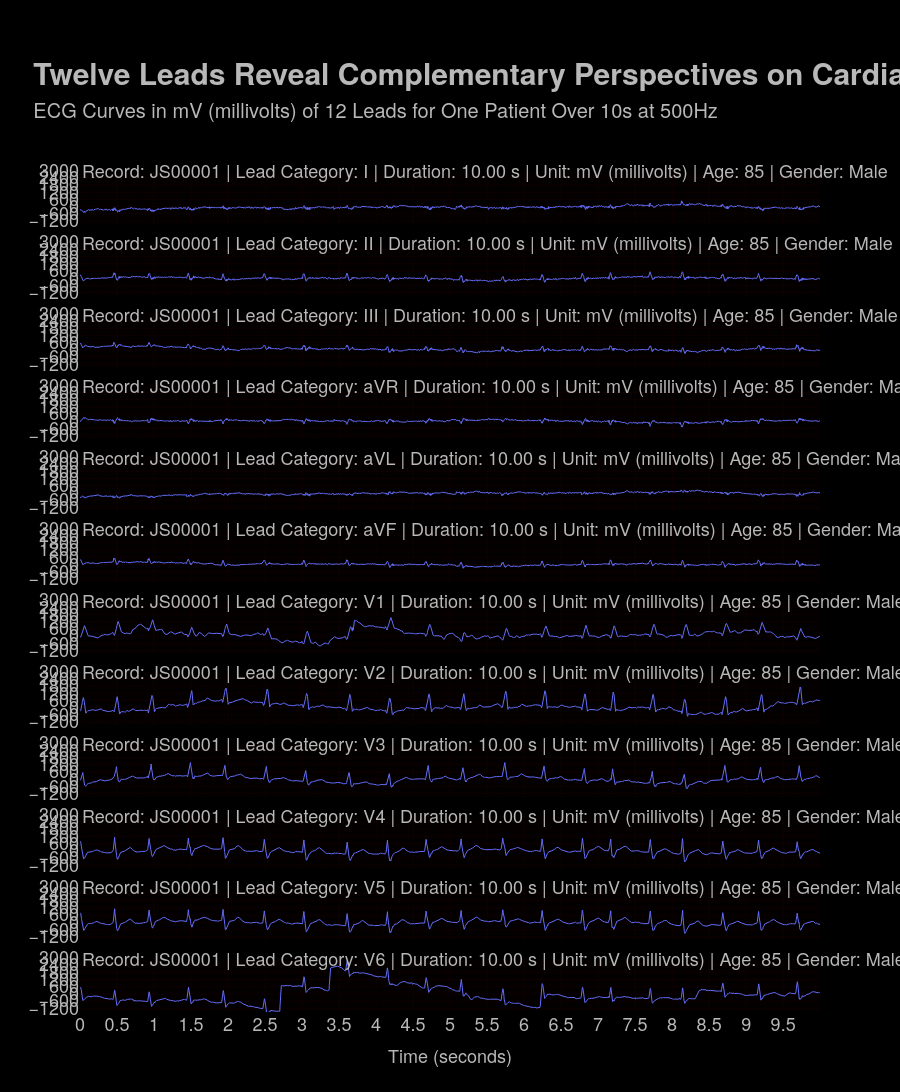

Notebook cell for this chart:
### Code cell
# CELL GUIDE:
# Purpose: Plot all 12 ECG leads for the same patient using the established visual style.
# Workflow:
# 1. Plot all 12 ECG leads for the same patient using the established visual style.
# 2. sample_idx = 0
# 3. lead_indices = list(range(12))
# 4. lead_name_map = {
# 5. }
# 6. sampling_rate_hz = 500

# Plot all 12 ECG leads for the same patient using the established visual style.
sample_idx = 0
lead_indices = list(range(12))
lead_name_map = {
    0: "I", 1: "II", 2: "III", 3: "aVR", 4: "aVL", 5: "aVF",
    6: "V1", 7: "V2", 8: "V3", 9: "V4", 10: "V5", 11: "V6",
}
sampling_rate_hz = 500
signal_unit = "mV"

if "graph_formatting" not in globals():
    graph_formatting = {
        "font_family": "Helvetica Neue",
        "font_size_base": 16,
        "font_size_axis": 12,
        "font_size_subtitle": 16,
        "color_text": "#b8b8b8",
        "color_title": "white",
        "color_grid": "#4a0000",
        "color_background": "#000000",
        "color_line": "#636EFA",
        "margin_top": 170,
        "margin_right": 80,
        "margin_bottom": 80,
        "margin_left": 80,
    }

text_gray = graph_formatting["color_text"]
grid_red = graph_formatting["color_grid"]
minor_red = "#2a0000"
bg_black = graph_formatting["color_background"]

meta_row = ecg_data["metadata"].iloc[sample_idx]
hea_path = (root_dir / Path(meta_row["relative_path"]).with_suffix(".hea"))
age, sex = get_age_sex(hea_path)

n_samples = ecg_data["signals"].shape[2]
time_seconds = np.arange(n_samples) / sampling_rate_hz
fig_leads = make_subplots(rows=len(lead_indices), cols=1, shared_xaxes=True, vertical_spacing=0.02)

for row_idx, lead_idx in enumerate(lead_indices, start=1):
    signal = ecg_data["signals"][sample_idx, lead_idx, :]
    duration_seconds = meta_row["n_samples"] / sampling_rate_hz
    lead_label = lead_name_map.get(lead_idx, f"Lead {lead_idx + 1}")

    subtitle = (
        f"Record: {meta_row['record_id']} | Lead Category: {lead_label} | Duration: {duration_seconds:.2f} s | "
        f"Unit: {signal_unit} (millivolts) | Age: {age} | Gender: {sex}"
    )

    fig_leads.add_trace(
        go.Scatter(
            x=time_seconds,
            y=signal,
            mode="lines",
            line=dict(width=1.0, color=SERIES_COLORS["default"]),
            hovertemplate="Time: %{x:.3f} s<br>Signal Strength: %{y:.2f} mV<extra></extra>",
            showlegend=False,
        ),
        row=row_idx,
        col=1,
    )

# NOTE: Configure y-axis semantics and formatting for accurate interpretation.
    fig_leads.update_yaxes(
        title_font=dict(family=graph_formatting["font_family"], size=graph_formatting["font_size_axis"], color=text_gray),
        tickfont=dict(family=graph_formatting["font_family"], size=graph_formatting["font_size_axis"], color=text_gray),
        range=[-1505, 3050],
        showgrid=True,
        gridcolor=grid_red,
        gridwidth=0.2,
        dtick=600,
        minor=dict(showgrid=True, gridcolor=minor_red, gridwidth=0.1, dtick=100),
        zeroline=False,
        row=row_idx,
        col=1,
    )

    fig_leads.add_annotation(
        x=0,
        y=1.12,
        yshift=8,
        xref="x domain",
        yref="y domain",
        text=subtitle,
        showarrow=False,
        xanchor="left",
        align="left",
        font=dict(family=graph_formatting["font_family"], size=graph_formatting["font_size_subtitle"], color=text_gray),
        row=row_idx,
        col=1,
    )

# NOTE: Configure x-axis semantics and formatting for accurate interpretation.
fig_leads.update_xaxes(
    tickfont=dict(family=graph_formatting["font_family"], size=graph_formatting["font_size_axis"], color=text_gray),
    showgrid=True,
    gridcolor=grid_red,
    gridwidth=0.2,
    dtick=0.5,
    minor=dict(showgrid=True, gridcolor=minor_red, gridwidth=0.1, dtick=0.05),
    zeroline=False,
)
# NOTE: Configure x-axis semantics and formatting for accurate interpretation.
fig_leads.update_xaxes(
    title_text="Time (seconds)",
    title_font=dict(family=graph_formatting["font_family"], size=graph_formatting["font_size_axis"], color=text_gray),
    row=len(lead_indices),
    col=1,
)

# NOTE: Apply global styling (title, typography, spacing, colors) for readability consistency.
fig_leads.update_layout(
    title=dict(
        text=(
            "<span style='font-size:30px;font-weight:bold;'>    Twelve Leads Reveal Complementary Perspectives on Cardiac Activity</span>"
            "<br><span style='font-size:20px;font-weight: normal;'>      ECG Curves in mV (millivolts) of 12 Leads for One Patient Over 10s at 500Hz<br>          </span>"
        ),
        x=0,
        xanchor="left",
        pad=dict(t=200),
    ),
    paper_bgcolor=bg_black,
    plot_bgcolor=bg_black,
    font=dict(family=graph_formatting["font_family"], size=graph_formatting["font_size_base"], color=text_gray),
    margin=dict(
        t=graph_formatting["margin_top"],
        r=graph_formatting["margin_right"],
        b=graph_formatting["margin_bottom"],
        l=graph_formatting["margin_left"],
    ),
    hovermode="x unified",
    height=max(1600, 250 * len(lead_indices)),
)

fig_leads.show()

### Figure 1 — Plotly figure (JSON) as saved in the notebook; plotly's stock layout.template omitted (floating-point values rounded to 4 significant figures; data arrays with more than 128 entries replaced by an {"elided": "..."} marker saying what was removed)
{"data": [{"hovertemplate": "Time: %{x:.3f} s<br>Signal Strength: %{y:.2f} mV<extra></extra>", "line": {"color": "#636EFA", "width": 1}, "mode": "lines", "showlegend": false, "type": "scatter", "x": {"elided": "5000 float values"}, "xaxis": "x", "y": {"elided": "5000 int values"}, "yaxis": "y"}, {"hovertemplate": "Time: %{x:.3f} s<br>Signal Strength: %{y:.2f} mV<extra></extra>", "line": {"color": "#636EFA", "width": 1}, "mode": "lines", "showlegend": false, "type": "scatter", "x": {"elided": "5000 float values"}, "xaxis": "x2", "y": {"elided": "5000 int values"}, "yaxis": "y2"}, {"hovertemplate": "Time: %{x:.3f} s<br>Signal Strength: %{y:.2f} mV<extra></extra>", "line": {"color": "#636EFA", "width": 1}, "mode": "lines", "showlegend": false, "type": "scatter", "x": {"elided": "5000 float values"}, "xaxis": "x3", "y": {"elided": "5000 int values"}, "yaxis": "y3"}, {"hovertemplate": "Time: %{x:.3f} s<br>Signal Strength: %{y:.2f} mV<extra></extra>", "line": {"color": "#636EFA", "width": 1}, "mode": "lines", "showlegend": false, "type": "scatter", "x": {"elided": "5000 float values"}, "xaxis": "x4", "y": {"elided": "5000 int values"}, "yaxis": "y4"}, {"hovertemplate": "Time: %{x:.3f} s<br>Signal Strength: %{y:.2f} mV<extra></extra>", "line": {"color": "#636EFA", "width": 1}, "mode": "lines", "showlegend": false, "type": "scatter", "x": {"elided": "5000 float values"}, "xaxis": "x5", "y": {"elided": "5000 int values"}, "yaxis": "y5"}, {"hovertemplate": "Time: %{x:.3f} s<br>Signal Strength: %{y:.2f} mV<extra></extra>", "line": {"color": "#636EFA", "width": 1}, "mode": "lines", "showlegend": false, "type": "scatter", "x": {"elided": "5000 float values"}, "xaxis": "x6", "y": {"elided": "5000 int values"}, "yaxis": "y6"}, {"hovertemplate": "Time: %{x:.3f} s<br>Signal Strength: %{y:.2f} mV<extra></extra>", "line": {"color": "#636EFA", "width": 1}, "mode": "lines", "showlegend": false, "type": "scatter", "x": {"elided": "5000 float values"}, "xaxis": "x7", "y": {"elided": "5000 int values"}, "yaxis": "y7"}, {"hovertemplate": "Time: %{x:.3f} s<br>Signal Strength: %{y:.2f} mV<extra></extra>", "line": {"color": "#636EFA", "width": 1}, "mode": "lines", "showlegend": false, "type": "scatter", "x": {"elided": "5000 float values"}, "xaxis": "x8", "y": {"elided": "5000 int values"}, "yaxis": "y8"}, {"hovertemplate": "Time: %{x:.3f} s<br>Signal Strength: %{y:.2f} mV<extra></extra>", "line": {"color": "#636EFA", "width": 1}, "mode": "lines", "showlegend": false, "type": "scatter", "x": {"elided": "5000 float values"}, "xaxis": "x9", "y": {"elided": "5000 int values"}, "yaxis": "y9"}, {"hovertemplate": "Time: %{x:.3f} s<br>Signal Strength: %{y:.2f} mV<extra></extra>", "line": {"color": "#636EFA", "width": 1}, "mode": "lines", "showlegend": false, "type": "scatter", "x": {"elided": "5000 float values"}, "xaxis": "x10", "y": {"elided": "5000 int values"}, "yaxis": "y10"}, {"hovertemplate": "Time: %{x:.3f} s<br>Signal Strength: %{y:.2f} mV<extra></extra>", "line": {"color": "#636EFA", "width": 1}, "mode": "lines", "showlegend": false, "type": "scatter", "x": {"elided": "5000 float values"}, "xaxis": "x11", "y": {"elided": "5000 int values"}, "yaxis": "y11"}, {"hovertemplate": "Time: %{x:.3f} s<br>Signal Strength: %{y:.2f} mV<extra></extra>", "line": {"color": "#636EFA", "width": 1}, "mode": "lines", "showlegend": false, "type": "scatter", "x": {"elided": "5000 float values"}, "xaxis": "x12", "y": {"elided": "5000 int values"}, "yaxis": "y12"}], "layout": {"annotations": [{"align": "left", "font": {"color": "#b8b8b8", "family": "Helvetica Neue", "size": 18}, "showarrow": false, "text": "Record: JS00001 | Lead Category: I | Duration: 10.00 s | Unit: mV (millivolts) | Age: 85 | Gender: Male", "x": 0, "xanchor": "left", "xref": "x domain", "y": 1.12, "yref": "y domain", "yshift": 8}, {"align": "left", "font": {"color": "#b8b8b8", "family": "Helvetica Neue", "size": 18}, "showarrow": false, "text": "Record: JS00001 | Lead Category: II | Duration: 10.00 s | Unit: mV (millivolts) | Age: 85 | Gender: Male", "x": 0, "xanchor": "left", "xref": "x2 domain", "y": 1.12, "yref": "y2 domain", "yshift": 8}, {"align": "left", "font": {"color": "#b8b8b8", "family": "Helvetica Neue", "size": 18}, "showarrow": false, "text": "Record: JS00001 | Lead Category: III | Duration: 10.00 s | Unit: mV (millivolts) | Age: 85 | Gender: Male", "x": 0, "xanchor": "left", "xref": "x3 domain", "y": 1.12, "yref": "y3 domain", "yshift": 8}, {"align": "left", "font": {"color": "#b8b8b8", "family": "Helvetica Neue", "size": 18}, "showarrow": false, "text": "Record: JS00001 | Lead Category: aVR | Duration: 10.00 s | Unit: mV (millivolts) | Age: 85 | Gender: Male", "x": 0, "xanchor": "left", "xref": "x4 domain", "y": 1.12, "yref": "y4 domain", "yshift": 8}, {"align": "left", "font": {"color": "#b8b8b8", "family": "Helvetica Neue", "size": 18}, "showarrow": false, "text": "Record: JS00001 | Lead Category: aVL | Duration: 10.00 s | Unit: mV (millivolts) | Age: 85 | Gender: Male", "x": 0, "xanchor": "left", "xref": "x5 domain", "y": 1.12, "yref": "y5 domain", "yshift": 8}, {"align": "left", "font": {"color": "#b8b8b8", "family": "Helvetica Neue", "size": 18}, "showarrow": false, "text": "Record: JS00001 | Lead Category: aVF | Duration: 10.00 s | Unit: mV (millivolts) | Age: 85 | Gender: Male", "x": 0, "xanchor": "left", "xref": "x6 domain", "y": 1.12, "yref": "y6 domain", "yshift": 8}, {"align": "left", "font": {"color": "#b8b8b8", "family": "Helvetica Neue", "size": 18}, "showarrow": false, "text": "Record: JS00001 | Lead Category: V1 | Duration: 10.00 s | Unit: mV (millivolts) | Age: 85 | Gender: Male", "x": 0, "xanchor": "left", "xref": "x7 domain", "y": 1.12, "yref": "y7 domain", "yshift": 8}, {"align": "left", "font": {"color": "#b8b8b8", "family": "Helvetica Neue", "size": 18}, "showarrow": false, "text": "Record: JS00001 | Lead Category: V2 | Duration: 10.00 s | Unit: mV (millivolts) | Age: 85 | Gender: Male", "x": 0, "xanchor": "left", "xref": "x8 domain", "y": 1.12, "yref": "y8 domain", "yshift": 8}, {"align": "left", "font": {"color": "#b8b8b8", "family": "Helvetica Neue", "size": 18}, "showarrow": false, "text": "Record: JS00001 | Lead Category: V3 | Duration: 10.00 s | Unit: mV (millivolts) | Age: 85 | Gender: Male", "x": 0, "xanchor": "left", "xref": "x9 domain", "y": 1.12, "yref": "y9 domain", "yshift": 8}, {"align": "left", "font": {"color": "#b8b8b8", "family": "Helvetica Neue", "size": 18}, "showarrow": false, "text": "Record: JS00001 | Lead Category: V4 | Duration: 10.00 s | Unit: mV (millivolts) | Age: 85 | Gender: Male", "x": 0, "xanchor": "left", "xref": "x10 domain", "y": 1.12, "yref": "y10 domain", "yshift": 8}, {"align": "left", "font": {"color": "#b8b8b8", "family": "Helvetica Neue", "size": 18}, "showarrow": false, "text": "Record: JS00001 | Lead Category: V5 | Duration: 10.00 s | Unit: mV (millivolts) | Age: 85 | Gender: Male", "x": 0, "xanchor": "left", "xref": "x11 domain", "y": 1.12, "yref": "y11 domain", "yshift": 8}, {"align": "left", "font": {"color": "#b8b8b8", "family": "Helvetica Neue", "size": 18}, "showarrow": false, "text": "Record: JS00001 | Lead Category: V6 | Duration: 10.00 s | Unit: mV (millivolts) | Age: 85 | Gender: Male", "x": 0, "xanchor": "left", "xref": "x12 domain", "y": 1.12, "yref": "y12 domain", "yshift": 8}], "font": {"color": "#b8b8b8", "family": "Helvetica Neue", "size": 18}, "height": 3000, "hovermode": "x unified", "margin": {"b": 80, "l": 80, "r": 80, "t": 170}, "paper_bgcolor": "#000000", "plot_bgcolor": "#000000", "title": {"pad": {"t": 200}, "text": "<span style='font-size:30px;font-weight:bold;'>    Twelve Leads Reveal Complementary Perspectives on Cardiac Activity</span><br><span style='font-size:20px;font-weight: normal;'>      ECG Curves in mV (millivolts) of 12 Leads for One Patient Over 10s at 500Hz<br>          </span>", "x": 0, "xanchor": "left"}, "xaxis": {"anchor": "y", "domain": [0, 1], "dtick": 0.5, "gridcolor": "#4a0000", "gridwidth": 0.2, "matches": "x12", "minor": {"dtick": 0.05, "gridcolor": "#2a0000", "gridwidth": 0.1, "showgrid": true}, "showgrid": true, "showticklabels": false, "tickfont": {"color": "#b8b8b8", "family": "Helvetica Neue", "size": 18}, "zeroline": false}, "xaxis10": {"anchor": "y10", "domain": [0, 1], "dtick": 0.5, "gridcolor": "#4a0000", "gridwidth": 0.2, "matches": "x12", "minor": {"dtick": 0.05, "gridcolor": "#2a0000", "gridwidth": 0.1, "showgrid": true}, "showgrid": true, "showticklabels": false, "tickfont": {"color": "#b8b8b8", "family": "Helvetica Neue", "size": 18}, "zeroline": false}, "xaxis11": {"anchor": "y11", "domain": [0, 1], "dtick": 0.5, "gridcolor": "#4a0000", "gridwidth": 0.2, "matches": "x12", "minor": {"dtick": 0.05, "gridcolor": "#2a0000", "gridwidth": 0.1, "showgrid": true}, "showgrid": true, "showticklabels": false, "tickfont": {"color": "#b8b8b8", "family": "Helvetica Neue", "size": 18}, "zeroline": false}, "xaxis12": {"anchor": "y12", "domain": [0, 1], "dtick": 0.5, "gridcolor": "#4a0000", "gridwidth": 0.2, "minor": {"dtick": 0.05, "gridcolor": "#2a0000", "gridwidth": 0.1, "showgrid": true}, "showgrid": true, "tickfont": {"color": "#b8b8b8", "family": "Helvetica Neue", "size": 18}, "title": {"font": {"color": "#b8b8b8", "family": "Helvetica Neue", "size": 18}, "text": "Time (seconds)"}, "zeroline": false}, "xaxis2": {"anchor": "y2", "domain": [0, 1], "dtick": 0.5, "gridcolor": "#4a0000", "gridwidth": 0.2, "matches": "x12", "minor": {"dtick": 0.05, "gridcolor": "#2a0000", "gridwidth": 0.1, "showgrid": true}, "showgrid": true, "showticklabels": false, "tickfont": {"color": "#b8b8b8", "family": "Helvetica Neue", "size": 18}, "zeroline": false}, "xaxis3": {"anchor": "y3", "domain": [0, 1], "dtick": 0.5, "gridcolor": "#4a0000", "gridwidth": 0.2, "matches": "x12", "minor": {"dtick": 0.05, "gridcolor": "#2a0000", "gridwidth": 0.1, "showgrid": true}, "showgrid": true, "showticklabels": false, "tickfont": {"color": "#b8b8b8", "family": "Helvetica Neue", "size": 18}, "zeroline": false}, "xaxis4": {"anchor": "y4", "domain": [0, 1], "dtick": 0.5, "gridcolor": "#4a0000", "gridwidth": 0.2, "matches": "x12", "minor": {"dtick": 0.05, "gridcolor": "#2a0000", "gridwidth": 0.1, "showgrid": true}, "showgrid": true, "showticklabels": false, "tickfont": {"color": "#b8b8b8", "family": "Helvetica Neue", "size": 18}, "zeroline": false}, "xaxis5": {"anchor": "y5", "domain": [0, 1], "dtick": 0.5, "gridcolor": "#4a0000", "gridwidth": 0.2, "matches": "x12", "minor": {"dtick": 0.05, "gridcolor": "#2a0000", "gridwidth": 0.1, "showgrid": true}, "showgrid": true, "showticklabels": false, "tickfont": {"color": "#b8b8b8", "family": "Helvetica Neue", "size": 18}, "zeroline": false}, "xaxis6": {"anchor": "y6", "domain": [0, 1], "dtick": 0.5, "gridcolor": "#4a0000", "gridwidth": 0.2, "matches": "x12", "minor": {"dtick": 0.05, "gridcolor": "#2a0000", "gridwidth": 0.1, "showgrid": true}, "showgrid": true, "showticklabels": false, "tickfont": {"color": "#b8b8b8", "family": "Helvetica Neue", "size": 18}, "zeroline": false}, "xaxis7": {"anchor": "y7", "domain": [0, 1], "dtick": 0.5, "gridcolor": "#4a0000", "gridwidth": 0.2, "matches": "x12", "minor": {"dtick": 0.05, "gridcolor": "#2a0000", "gridwidth": 0.1, "showgrid": true}, "showgrid": true, "showticklabels": false, "tickfont": {"color": "#b8b8b8", "family": "Helvetica Neue", "size": 18}, "zeroline": false}, "xaxis8": {"anchor": "y8", "domain": [0, 1], "dtick": 0.5, "gridcolor": "#4a0000", "gridwidth": 0.2, "matches": "x12", "minor": {"dtick": 0.05, "gridcolor": "#2a0000", "gridwidth": 0.1, "showgrid": true}, "showgrid": true, "showticklabels": false, "tickfont": {"color": "#b8b8b8", "family": "Helvetica Neue", "size": 18}, "zeroline": false}, "xaxis9": {"anchor": "y9", "domain": [0, 1], "dtick": 0.5, "gridcolor": "#4a0000", "gridwidth": 0.2, "matches": "x12", "minor": {"dtick": 0.05, "gridcolor": "#2a0000", "gridwidth": 0.1, "showgrid": true}, "showgrid": true, "showticklabels": false, "tickfont": {"color": "#b8b8b8", "family": "Helvetica Neue", "size": 18}, "zeroline": false}, "yaxis": {"anchor": "x", "domain": [0.935, 1], "dtick": 600, "gridcolor": "#4a0000", "gridwidth": 0.2, "minor": {"dtick": 100, "gridcolor": "#2a0000", "gridwidth": 0.1, "showgrid": true}, "range": [-1505, 3050], "showgrid": true, "tickfont": {"color": "#b8b8b8", "family": "Helvetica Neue", "size": 18}, "title": {"font": {"color": "#b8b8b8", "family": "Helvetica Neue", "size": 18}}, "zeroline": false}, "yaxis10": {"anchor": "x10", "domain": [0.17, 0.235], "dtick": 600, "gridcolor": "#4a0000", "gridwidth": 0.2, "minor": {"dtick": 100, "gridcolor": "#2a0000", "gridwidth": 0.1, "showgrid": true}, "range": [-1505, 3050], "showgrid": true, "tickfont": {"color": "#b8b8b8", "family": "Helvetica Neue", "size": 18}, "title": {"font": {"color": "#b8b8b8", "family": "Helvetica Neue", "size": 18}}, "zeroline": false}, "yaxis11": {"anchor": "x11", "domain": [0.085, 0.15], "dtick": 600, "gridcolor": "#4a0000", "gridwidth": 0.2, "minor": {"dtick": 100, "gridcolor": "#2a0000", "gridwidth": 0.1, "showgrid": true}, "range": [-1505, 3050], "showgrid": true, "tickfont": {"color": "#b8b8b8", "family": "Helvetica Neue", "size": 18}, "title": {"font": {"color": "#b8b8b8", "family": "Helvetica Neue", "size": 18}}, "zeroline": false}, "yaxis12": {"anchor": "x12", "domain": [0, 0.065], "dtick": 600, "gridcolor": "#4a0000", "gridwidth": 0.2, "minor": {"dtick": 100, "gridcolor": "#2a0000", "gridwidth": 0.1, "showgrid": true}, "range": [-1505, 3050], "showgrid": true, "tickfont": {"color": "#b8b8b8", "family": "Helvetica Neue", "size": 18}, "title": {"font": {"color": "#b8b8b8", "family": "Helvetica Neue", "size": 18}}, "zeroline": false}, "yaxis2": {"anchor": "x2", "domain": [0.85, 0.915], "dtick": 600, "gridcolor": "#4a0000", "gridwidth": 0.2, "minor": {"dtick": 100, "gridcolor": "#2a0000", "gridwidth": 0.1, "showgrid": true}, "range": [-1505, 3050], "showgrid": true, "tickfont": {"color": "#b8b8b8", "family": "Helvetica Neue", "size": 18}, "title": {"font": {"color": "#b8b8b8", "family": "Helvetica Neue", "size": 18}}, "zeroline": false}, "yaxis3": {"anchor": "x3", "domain": [0.765, 0.83], "dtick": 600, "gridcolor": "#4a0000", "gridwidth": 0.2, "minor": {"dtick": 100, "gridcolor": "#2a0000", "gridwidth": 0.1, "showgrid": true}, "range": [-1505, 3050], "showgrid": true, "tickfont": {"color": "#b8b8b8", "family": "Helvetica Neue", "size": 18}, "title": {"font": {"color": "#b8b8b8", "family": "Helvetica Neue", "size": 18}}, "zeroline": false}, "yaxis4": {"anchor": "x4", "domain": [0.68, 0.745], "dtick": 600, "gridcolor": "#4a0000", "gridwidth": 0.2, "minor": {"dtick": 100, "gridcolor": "#2a0000", "gridwidth": 0.1, "showgrid": true}, "range": [-1505, 3050], "showgrid": true, "tickfont": {"color": "#b8b8b8", "family": "Helvetica Neue", "size": 18}, "title": {"font": {"color": "#b8b8b8", "family": "Helvetica Neue", "size": 18}}, "zeroline": false}, "yaxis5": {"anchor": "x5", "domain": [0.595, 0.66], "dtick": 600, "gridcolor": "#4a0000", "gridwidth": 0.2, "minor": {"dtick": 100, "gridcolor": "#2a0000", "gridwidth": 0.1, "showgrid": true}, "range": [-1505, 3050], "showgrid": true, "tickfont": {"color": "#b8b8b8", "family": "Helvetica Neue", "size": 18}, "title": {"font": {"color": "#b8b8b8", "family": "Helvetica Neue", "size": 18}}, "zeroline": false}, "yaxis6": {"anchor": "x6", "domain": [0.51, 0.575], "dtick": 600, "gridcolor": "#4a0000", "gridwidth": 0.2, "minor": {"dtick": 100, "gridcolor": "#2a0000", "gridwidth": 0.1, "showgrid": true}, "range": [-1505, 3050], "showgrid": true, "tickfont": {"color": "#b8b8b8", "family": "Helvetica Neue", "size": 18}, "title": {"font": {"color": "#b8b8b8", "family": "Helvetica Neue", "size": 18}}, "zeroline": false}, "yaxis7": {"anchor": "x7", "domain": [0.425, 0.49], "dtick": 600, "gridcolor": "#4a0000", "gridwidth": 0.2, "minor": {"dtick": 100, "gridcolor": "#2a0000", "gridwidth": 0.1, "showgrid": true}, "range": [-1505, 3050], "showgrid": true, "tickfont": {"color": "#b8b8b8", "family": "Helvetica Neue", "size": 18}, "title": {"font": {"color": "#b8b8b8", "family": "Helvetica Neue", "size": 18}}, "zeroline": false}, "yaxis8": {"anchor": "x8", "domain": [0.34, 0.405], "dtick": 600, "gridcolor": "#4a0000", "gridwidth": 0.2, "minor": {"dtick": 100, "gridcolor": "#2a0000", "gridwidth": 0.1, "showgrid": true}, "range": [-1505, 3050], "showgrid": true, "tickfont": {"color": "#b8b8b8", "family": "Helvetica Neue", "size": 18}, "title": {"font": {"color": "#b8b8b8", "family": "Helvetica Neue", "size": 18}}, "zeroline": false}, "yaxis9": {"anchor": "x9", "domain": [0.255, 0.32], "dtick": 600, "gridcolor": "#4a0000", "gridwidth": 0.2, "minor": {"dtick": 100, "gridcolor": "#2a0000", "gridwidth": 0.1, "showgrid": true}, "range": [-1505, 3050], "showgrid": true, "tickfont": {"color": "#b8b8b8", "family": "Helvetica Neue", "size": 18}, "title": {"font": {"color": "#b8b8b8", "family": "Helvetica Neue", "size": 18}}, "zeroline": false}}}
